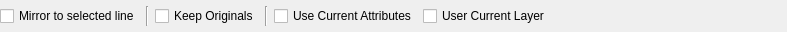
<?xml version="1.0" encoding="UTF-8"?>
<ui version="4.0">
 <class>LC_ModifyMirrorOptionsWidget</class>
 <widget class="QWidget" name="LC_ModifyMirrorOptionsWidget">
  <property name="geometry">
   <rect>
    <x>0</x>
    <y>0</y>
    <width>787</width>
    <height>32</height>
   </rect>
  </property>
  <property name="windowTitle">
   <string>Form</string>
  </property>
  <layout class="QGridLayout" name="gridLayout">
   <property name="leftMargin">
    <number>0</number>
   </property>
   <property name="topMargin">
    <number>1</number>
   </property>
   <property name="rightMargin">
    <number>0</number>
   </property>
   <property name="bottomMargin">
    <number>1</number>
   </property>
   <item row="0" column="0">
    <widget class="QCheckBox" name="cbMirrorToLine">
     <property name="toolTip">
      <string>If checked, mirror will be performed by selected line entity.</string>
     </property>
     <property name="text">
      <string>Mirror to selected line</string>
     </property>
    </widget>
   </item>
   <item row="0" column="2">
    <widget class="QCheckBox" name="cbKeepOriginals">
     <property name="toolTip">
      <string>If unchecked, original entities will be removed, otherwise they will survive.</string>
     </property>
     <property name="text">
      <string>Keep Originals</string>
     </property>
    </widget>
   </item>
   <item row="0" column="3">
    <widget class="Line" name="line">
     <property name="orientation">
      <enum>Qt::Orientation::Vertical</enum>
     </property>
    </widget>
   </item>
   <item row="0" column="4">
    <widget class="QCheckBox" name="cbCurrentAttr">
     <property name="toolTip">
      <string>If checked, current attributes will be used for mirrored entities, otherwise - original ones. </string>
     </property>
     <property name="text">
      <string>Use Current Attributes</string>
     </property>
    </widget>
   </item>
   <item row="0" column="6">
    <spacer name="horizontalSpacer">
     <property name="orientation">
      <enum>Qt::Orientation::Horizontal</enum>
     </property>
     <property name="sizeHint" stdset="0">
      <size>
       <width>0</width>
       <height>20</height>
      </size>
     </property>
    </spacer>
   </item>
   <item row="0" column="5">
    <widget class="QCheckBox" name="cbLayer">
     <property name="toolTip">
      <string>If checked, mirrored entities will be placed on current layer, otherwise they will be placed into original layers.</string>
     </property>
     <property name="text">
      <string>User Current Layer</string>
     </property>
    </widget>
   </item>
   <item row="0" column="1">
    <widget class="Line" name="line_2">
     <property name="orientation">
      <enum>Qt::Orientation::Vertical</enum>
     </property>
    </widget>
   </item>
  </layout>
 </widget>
 <resources/>
 <connections/>
</ui>
